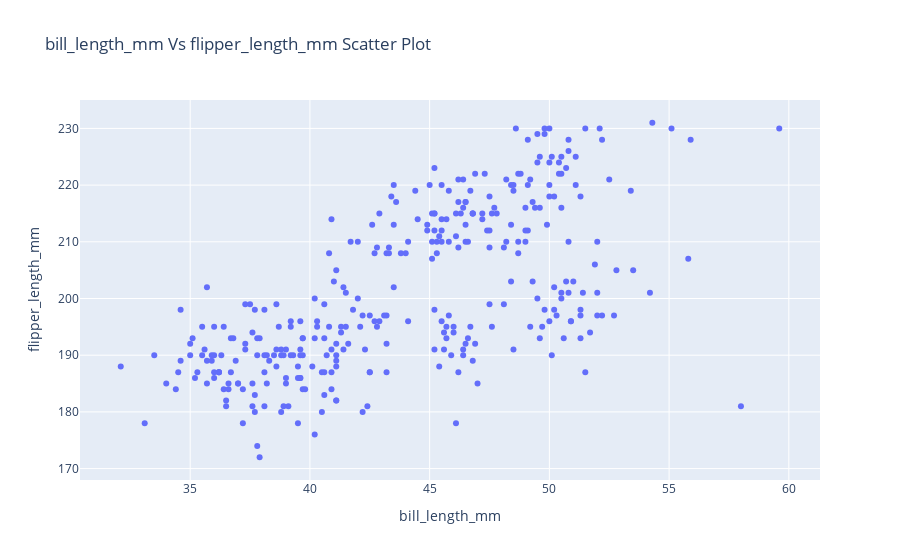

This figure's notebook cell:
### Markdown cell above
* 이거는 또 어떻게 그래프를 그린걸까

### Code cell
#defining data
trace = go.Scatter(x = df['bill_length_mm'],y=df['flipper_length_mm'],text = df['species'],mode='markers')
data=[trace]
#defining layout
layout = go.Layout(title='bill_length_mm Vs flipper_length_mm Scatter Plot',xaxis=dict(title='bill_length_mm'),yaxis=dict(title='flipper_length_mm'),hovermode='closest')
#defining figure and plotting
figure = go.Figure(data=data,layout=layout)
iplot(figure)

# we can hover over any data point to see the value

### Figure 1 — Plotly figure (JSON) as saved in the notebook; plotly's stock layout.template omitted (floating-point values rounded to 4 significant figures; data arrays with more than 128 entries replaced by an {"elided": "..."} marker saying what was removed)
{"data": [{"mode": "markers", "text": {"elided": "333 str values"}, "type": "scatter", "x": {"elided": "333 float values"}, "y": {"elided": "333 int values"}}], "layout": {"hovermode": "closest", "title": {"text": "bill_length_mm Vs flipper_length_mm Scatter Plot"}, "xaxis": {"title": {"text": "bill_length_mm"}}, "yaxis": {"title": {"text": "flipper_length_mm"}}}}
